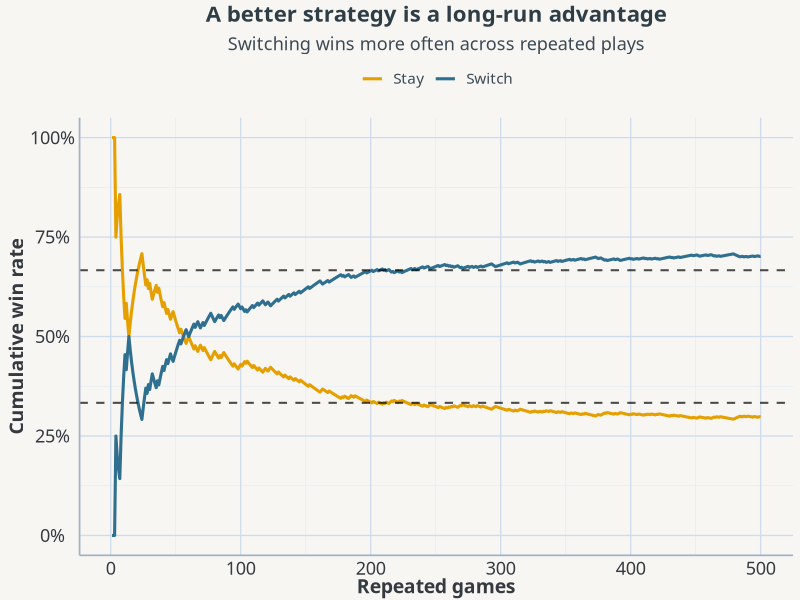

This chart was generated by the following R code:
## ---- chunk 1
#| label: fig-monty-cumulative
#| fig-cap: "Across repeated Monty Hall games, switching wins more often because the host’s reveal is constrained by where the prize is."
#| classes: bare-plot
#| echo: false
#| warning: false
#| message: false

library(ggplot2)

COL_BG       <- "#f7f6f3"
COL_TEXT     <- "#343A40"
COL_BLUE     <- "#2f6f8f"
COL_ORANGE   <- "#E69F00"

Plot_theme <- function(
    base_font    = c("Avenir Next", "Verdana", "sans-serif"),
    heading_font = c("Trebuchet MS", "Avenir", "Verdana", "sans-serif"),
    base_size    = 13
) {
  base_family    <- base_font[[1]]
  heading_family <- heading_font[[1]]

  theme_minimal(base_size = base_size, base_family = base_family) %+replace% theme(
    plot.background  = element_rect(fill = COL_BG, color = NA),
    panel.background = element_rect(fill = COL_BG, color = NA),
    text = element_text(color = COL_TEXT),
    panel.grid.major = element_line(color = "#cfdceb", linewidth = 0.45),
    panel.grid.minor = element_line(color = "#e3edf7", linewidth = 0.25),
    axis.line = element_line(color = "#9fb3c1"),
    axis.text.x  = element_text(color = COL_TEXT, family = base_family, size = 13),
    axis.text.y  = element_text(color = COL_TEXT, family = base_family, size = 13),
    axis.title.x = element_text(color = COL_TEXT, family = heading_family, face = "bold", size = 14),
    axis.title.y = element_text(color = COL_TEXT, family = heading_family, face = "bold", size = 14, angle = 90, margin = margin(r = 3)),
    plot.title = element_text(family = heading_family, size = 16, face = "bold", color = "#2f3e46", margin = margin(b = 8)),
    plot.subtitle = element_text(family = base_family, size = 13, color = "#3b4a55", margin = margin(b = 4)),
    legend.title = element_text(family = heading_family, face = "bold", color = "#2f3e46"),
    legend.text  = element_text(family = base_family, color = "#3b4a55"),
    plot.margin = margin(t = 3, r = 5, b = 3, l = 5)
  )
}

set.seed(42)
n_games <- 500

simulate_monty <- function() {
  car  <- sample(1:3, 1)
  pick <- sample(1:3, 1)

  data.frame(
    stay   = as.integer(pick == car),
    switch = as.integer(pick != car)
  )
}

res <- do.call(rbind, replicate(n_games, simulate_monty(), simplify = FALSE))

df <- rbind(
  data.frame(game = seq_len(n_games), strategy = "Stay",   win = res$stay),
  data.frame(game = seq_len(n_games), strategy = "Switch", win = res$switch)
)

df$cum_rate <- ave(df$win, df$strategy, FUN = function(x) cumsum(x) / seq_along(x))

ggplot(df, aes(game, cum_rate, color = strategy)) +
  geom_line(linewidth = 1.05) +
  geom_hline(yintercept = c(1/3, 2/3), linetype = "dashed", linewidth = 0.7, alpha = 0.7) +
  scale_color_manual(values = c("Stay" = COL_ORANGE, "Switch" = COL_BLUE)) +
  scale_y_continuous(
    limits = c(0, 1),
    labels = function(x) paste0(round(100 * x), "%")
  ) +
  labs(
    title = "A better strategy is a long-run advantage",
    subtitle = "Switching wins more often across repeated plays",
    x = "Repeated games",
    y = "Cumulative win rate",
    color = NULL
  ) +
  Plot_theme(base_size = 13) +
  theme(legend.position = "top")
